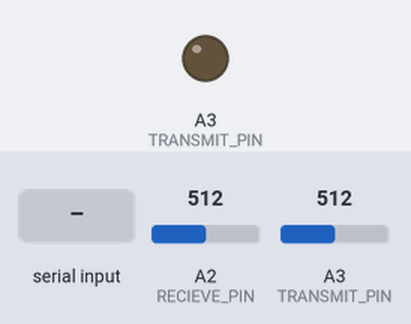
The sketch below on a simulated Arduino Uno, built with avr-gcc and run on an emulated ATmega328P. Shown: output pins drawn as LEDs (lit = HIGH). Dashed ring = blinking. Inputs (shaded band) come from the test bench; at power-on: A3 (TRANSMIT_PIN) = 512, A2 (RECIEVE_PIN) = 512. What the sketch prints to the serial monitor is not drawn.

Above: at 1.2 s.
1.3 s: "1" received over Serial
At 1.6 s:
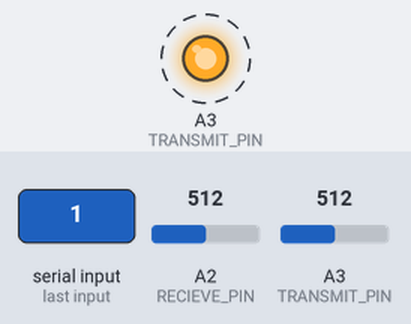
3.1 s: A3 (TRANSMIT_PIN) set to 522
5.3 s: A2 (RECIEVE_PIN) set to 536
Timing chart, 0 to 8.3 s (numbered marks = the images above; inputs shaded):
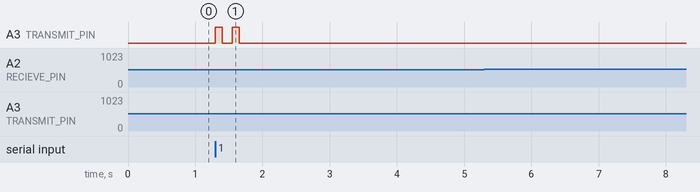

Measured:
- after the input at 1.3 s, A3 (TRANSMIT_PIN): alternates HIGH for 0.10 s and LOW for 0.15 s, 4 changes in all, then stays LOW, starting at once
- after the input at 3.1 s, every drawn part: stays the same
- after the input at 5.3 s, every drawn part: stays the same

The sketch:

LightChat.ino
```cpp
#define RECIEVE_PIN  A2
#define TRANSMIT_PIN A3
#define POT_PIN A3
#define SEND_BIT_INTERVAL 50

//bool transmiting = false;
int treshold;

void setup() {
  // put your setup code here, to run once:

  Serial.begin(9600);
  pinMode(TRANSMIT_PIN, OUTPUT);

}

void loop() {
  // put your main code here, to run repeatedly:
  treshold = analogRead(POT_PIN);

  if (analogRead(RECIEVE_PIN) < treshold)
  {
    delay(SEND_BIT_INTERVAL);
    recieve();
  }

  while (Serial.available() > 0)
  {
    transmit(Serial.read());
  }
}

void recieve()
{
  char message = 0;
  for (int i = 0; i < 8; ++i)
  {
    delay(SEND_BIT_INTERVAL / 2);
    if (analogRead(RECIEVE_PIN) < treshold)
      bitSet(message, i);
    else
      bitClear(message, i);
  }
  Serial.print(message);
}

void transmit(char message)
{
  digitalWrite(TRANSMIT_PIN, HIGH);
  for (int i = 0; i < 8; ++i)
  {
    delay(SEND_BIT_INTERVAL);
    digitalWrite(TRANSMIT_PIN, bitRead(message, i));
  }
}
```
